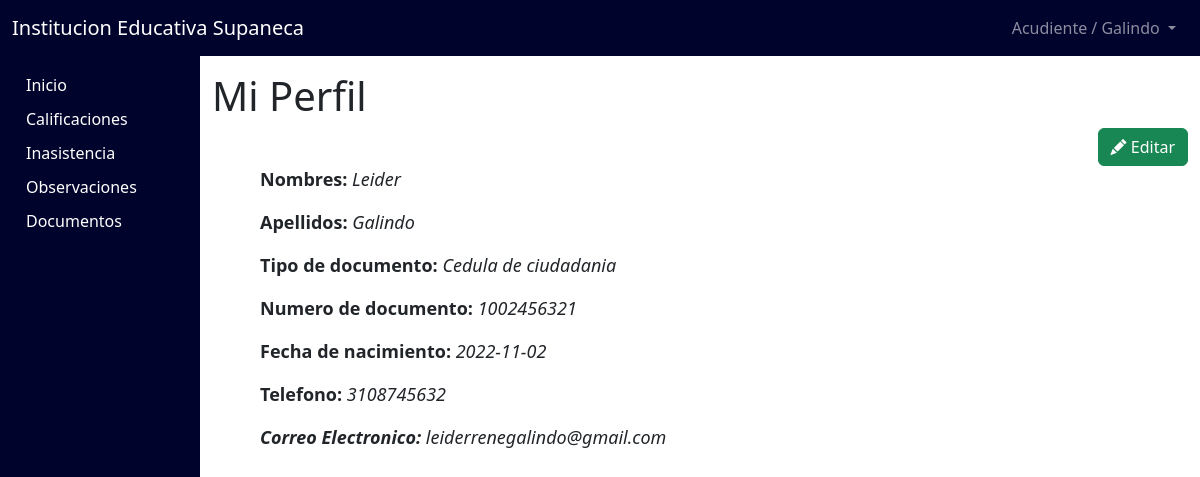
Page /views/Acudiente/perfil/index.php (signed in) on the committed database.
### tables this page shows
CREATE TABLE `acudientes` (
  `IdAcudiente` int(11) NOT NULL,
  `NombresAcudiente` varchar(50) DEFAULT NULL,
  `ApellidosAcudiente` varchar(50) DEFAULT NULL,
  `TipoDocumentoAcudiente` varchar(50) DEFAULT NULL,
  `NDocumentoAcudiente` varchar(50) DEFAULT NULL,
  `FechaNacimientoAcudiente` date DEFAULT NULL,
  `TelefonoAcudiente` varchar(50) DEFAULT NULL,
  `CorreoElectronicoAcudiente` varchar(50) DEFAULT NULL,
  `ContraseñaAcudiente` varchar(50) DEFAULT NULL
);

### views/acudiente/perfil/views/vistaGeneral.php (called while the page is built)
<?php
    include('./views/perfil.php');
    include('../layauts/plantillaFin.php');
?>

### views/acudiente/perfil/index.php (called while the page is built, shortened)
<?php
    include_once '../../../controller/admin/acudientes.php';
    $AcudienteCTR = new Acudiente();
    include('../layauts/plantillaInicio.php');
    include('./views/vistaGeneral.php');

### modules/admin/conexion.php (called while the page is built, shortened)
<?php
    class conexion{
        function conectarDB(){
            $server = 'localhost';
            $user = 'root';
            $pass = 'root';
            $db = 'plataforma';
            $conexion = new mysqli($server,$user,$pass,$db);
            return $conexion;
        }
    }
?>

### controller/admin/acudientes.php (called while the page is built, shortened)
<?php
    class Acudiente{
        private $AcudientesModel;
        public function __construct(){
            include_once '../../../modules/admin/acudientes.php';
            $this->AcudientesModel = new Acudientes();
        }
        public function ConsultarAcudientePerfil($DataPost){
            return $this->AcudientesModel->ConsultarAcudientePerfil($DataPost);
        }
    }
?>

### modules/admin/acudientes.php (called while the page is built, shortened)
<?php
    class Acudientes
    {
        private $DB;
        public function __construct(){
            include_once '../../../modules/admin/conexion.php';
            $conexion = new conexion();
            $this->DB = $conexion->conectarDB();
        }
        public function ConsultarAcudientePerfil($Filtro = false){
            $response = [];
            $sql = "SELECT * FROM acudientes";
            if($Filtro){
                $sql .= " WHERE $Filtro;";
            }
            $resultset = $this->DB->query($sql);
            if($resultset){
                while ($row = $resultset->fetch_array()) {
                    $response[] = $row;
                }
            }
            return $response;
        }
    }
?>

### views/acudiente/perfil/views/perfil.php (the view, shortened to what this page needs)
<div class="col-10 containerSection">
    <h1>Mi Perfil</h1>
    <div class="row">
        <div class="col ms-5">
            <form action="/proyecto/views/Acudiente/perfil/index.php" method="POST">
                <div class="row">
                <?php
                    $IdAcudiente = $_SESSION['Id'];
                    $DatosAcudiente = $AcudienteCTR->ConsultarAcudientePerfil('IdAcudiente = '.$IdAcudiente);
                    foreach($DatosAcudiente as $Dato){
                ?>
                    <div class="col text-end">
                        <button type="button" id="btnEditarAdmin" class="btn btn-success" data-bs-toggle="modal" data-bs-target="#ModalEditarDatos"
                        data-nombre="<?php echo $Dato['NombresAcudiente']; ?>"
                        data-apellido="<?php echo $Dato['ApellidosAcudiente']; ?>"
                        data-tipo_documento="<?php echo $Dato['TipoDocumentoAcudiente']; ?>"
                        data-documento="<?php echo $Dato['NDocumentoAcudiente']; ?>"
                        data-fecha="<?php echo $Dato['FechaNacimientoAcudiente']; ?>"
                        data-telefono="<?php echo $Dato['TelefonoAcudiente']; ?>"
                        data-email="<?php echo $Dato['CorreoElectronicoAcudiente']; ?>"
                        data-id_admin="<?php echo $Dato['IdAcudiente']; ?>">
                            <i class="bi bi-pencil-fill"></i> Editar
                        </button>
                    </div>
                </div>
                <p style="font-size: 18px;"><strong>Nombres:</strong> <i> <?php echo $Dato['NombresAcudiente']; ?></i></p>
                <p style="font-size: 18px;"><strong>Apellidos:</strong> <i><?php echo $Dato['ApellidosAcudiente']; ?></i></p>
                <p style="font-size: 18px;"><strong>Tipo de documento:</strong><i> <?php echo $Dato['TipoDocumentoAcudiente']; ?></i></p>
                <p style="font-size: 18px;"><strong>Numero de documento:</strong> <i><?php echo $Dato['NDocumentoAcudiente']; ?></i></p>
                <p style="font-size: 18px;"><strong>Fecha de nacimiento:</strong> <i><?php echo $Dato['FechaNacimientoAcudiente']; ?></i></p>
                <p style="font-size: 18px;"><strong>Telefono:</strong> <i><?php echo $Dato['TelefonoAcudiente']; ?></p>
                <p style="font-size: 18px;"><strong>Correo Electronico:</strong><i> <?php echo $Dato['CorreoElectronicoAcudiente']; ?></i></p>
                <?php
                    }
                ?>
            </form>
        </div>
    </div>
</div>

### index.css (style rules this page uses)
.containerSection { min-height: calc(100vh - 56px); max-height: calc(100vh - 56px); overflow-y: auto; padding-top: 16px; }

### rows in the picture
acudientes: NombresAcudiente "Leider", ApellidosAcudiente "Galindo", TipoDocumentoAcudiente "Cedula de ciudadania", NDocumentoAcudiente "1002456321", FechaNacimientoAcudiente "2022-11-02", TelefonoAcudiente "3108745632", CorreoElectronicoAcudiente "leiderrenegalindo@gmail.com"

### other values in the picture
$_SESSION['Usuario'] "Galindo"
